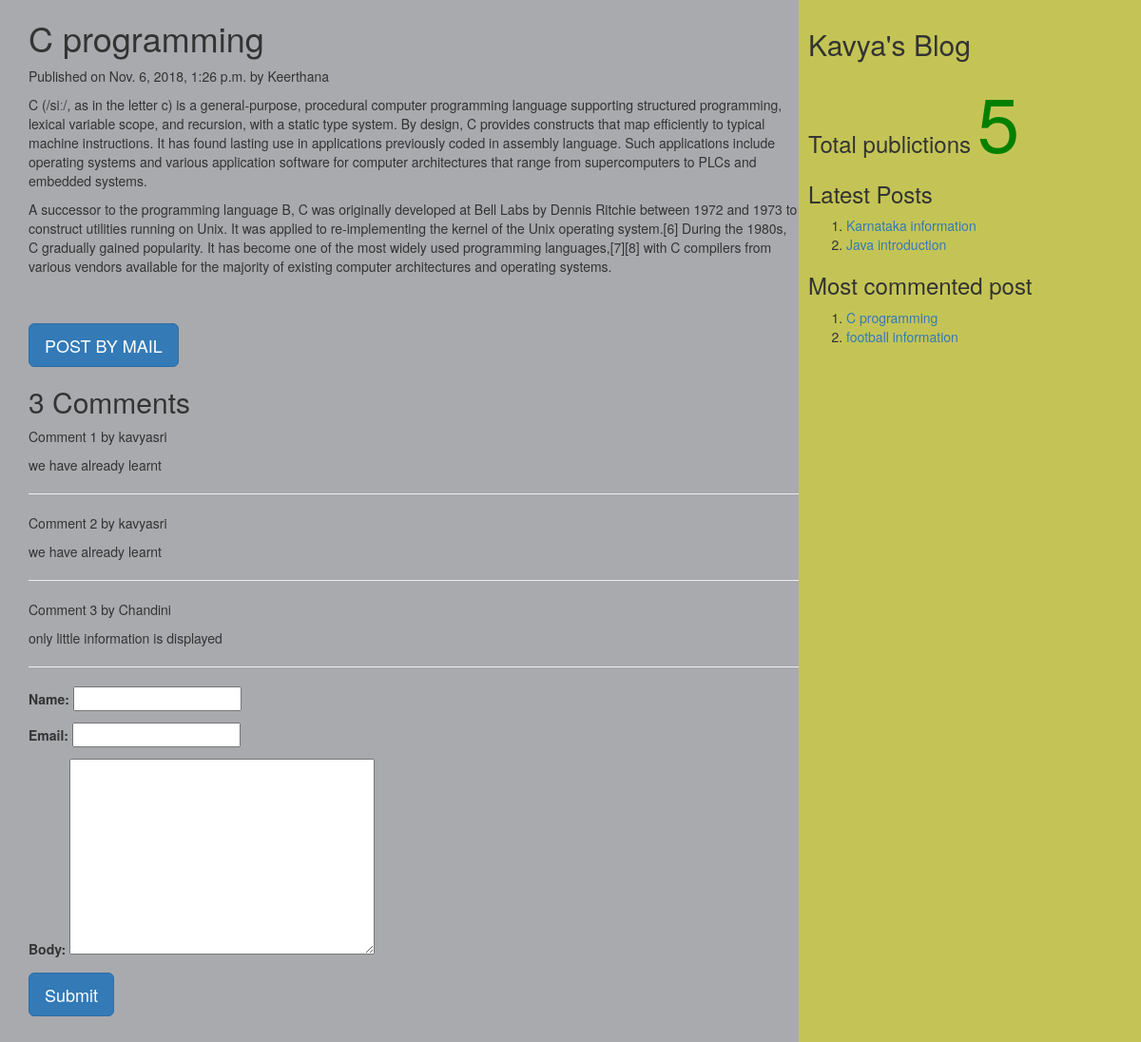
Page /2018/11/06/c-programming on the committed database.
### myApp/models.py (models this page shows, shortened)
class Post(models.Model):
    tags=TaggableManager()
    STATUS_CHOICES=(('draft','Draft'),('published','Published'))
    title=models.CharField(max_length=256)
    slug=models.SlugField(max_length=264,unique_for_date='publish')
    author=models.ForeignKey(User,related_name='blog_posts',on_delete=models.CASCADE)
    body=models.TextField()
    publish=models.DateTimeField(default=timezone.now)
    created=models.DateTimeField(auto_now_add=True)
    updated=models.DateTimeField(auto_now=True)
    status=models.CharField(max_length=10,choices=STATUS_CHOICES,default='draft')
    objects=CustomManager()
    class Meta:
        ordering=('-publish',)
    def get_absolute_url(self):
        return reverse('post_detail',args=[self.publish.year,self.publish.strftime('%m'),self.publish.strftime('%d'),self.slug])

class Comment(models.Model):
    post=models.ForeignKey(Post,related_name="comments",on_delete=models.CASCADE)
    name=models.CharField(max_length=50)
    email=models.EmailField()
    body=models.TextField()
    created=models.DateTimeField(auto_now_add=True)
    updated=models.DateTimeField(auto_now=True)
    active=models.BooleanField(default=True)
    class Meta:
        ordering=('created',)

### myApp/views.py (the view, shortened to what this page needs)
# urls.py: url(r'(?P<year>\d{4})/(?P<month>\d{2})/(?P<day>\d{2})/(?P<post>[-\w]+)',views.post_detail_view,name='post_detail'),
def post_detail_view(request,year,month,day,post):
    post=get_object_or_404(Post,slug=post,publish__year=year,publish__month=month,publish__day=day)
    comments=post.comments.filter(active=True)
    csubmit=False
    form=CommentForm()
    d={'post':post,'form':form,'csubmit':csubmit,'comments':comments}
    return render(request,'myApp/post_detail.html',d)

### myApp/forms.py
class CommentForm(forms.ModelForm):
    class Meta:
        model=Comment
        fields=('name','email','body')

### myApp/models.py (called while the page is built)
    def get_queryset(self):
        return super().get_queryset().filter(status='published')

### myApp/templatetags/mytags.py (called while the page is built)
@register.simple_tag
def total_posts():
    return Post.objects.count()

@register.inclusion_tag('myApp/latest_post.html')
def show_latest_posts(count=3):
    latest_posts=Post.objects.order_by('-publish')[:count]
    return {'latest_posts':latest_posts}

@register.simple_tag
def get_most_commented_posts(count=2):
    return Post.objects.annotate(total_comments=Count('comments')).order_by('-total_comments')[:count]

### templates/myApp/post_detail.html (shortened to what this page needs)
<html>
    {%extends 'myApp/parent.html'%}
        {%block content_block%}
        <h1>{{post.title}}</h1>
        <p>Published on {{post.publish}} by {{post.author|title}}</p>
        {{post.body|linebreaks}} <br><br>
        <a href="/{{post.id}}/share" class='btn btn-lg btn-primary'>POST BY MAIL</a>
        {%with comments.count as comments_count%}
        <h2>{{comments_count}} Comment{{comments_count|pluralize}}</h2>
        {%endwith%}
        {%if comments%}
         {%for c in comments%}
         <p>Comment {{forloop.counter}} by {{c.name}}</p>
        <div>{{c.body|linebreaks}}</div>
        <hr>
        {%endfor%}
        {%else%}
         <p style="color:blue;font-size:30px;font-style:bold;border-bottom:1px red solid;">There are no comments</p>
        {%endif%}
         {%if csubmit%}
         <h2>Thank you..Your comment has been added successfully!!</h2>
         {%else%}
         <form  method="post">
           {{form.as_p}}
           <input type="submit" class='btn btn-lg btn-primary' value="Submit">
         </form>
         {%endif%}
        {%endblock%}

### templates/myApp/parent.html (shortened to what this page needs)
<html>
{%load mytags%}
    <head>
        <link rel="stylesheet" href="https://maxcdn.bootstrapcdn.com/bootstrap/3.3.7/css/bootstrap.min.css">
    </head>
    <body>
        <div class="content" style="width:70%;float:left;background-color:a8aaad;height:300%;padding:0 0 0 30px">
              {%block content_block%}
              {%endblock%}
        </div>
        <div class="sidebar" style="width:30%;float:right;background-color:#c4c456;height:300%;padding:10px">
            <h2>Kavya's Blog</h2>
            <h3><h3>Total publictions
              <span style="color:green;font-size:80px">
              {%total_posts%}</span>
              <h3>Latest Posts</h3>
              {% show_latest_posts 2 %}
              <h3>Most commented post</h3>
              {%get_most_commented_posts as m%}
              <ol>
                {%for post in m%}
                <li><a href="{{post.get_absolute_url}}">{{post.title}}</a></li>
                {%endfor%}
              </ol>
            </h3>
        </div>
    </body>
</html>

### templates/myApp/latest_post.html
<!DOCTYPE html>
<html lang="en" dir="ltr">
  <body>
    <ol>
    {%for post in latest_posts%}
    <li><a href="{{post.get_absolute_url}}">{{post.title}}</a></li>
    {%endfor%}
    </ol>
  </body>
</html>

### rows in the picture
Post: title "C programming", publish "Nov. 6, 2018, 1:26 p.m.", author "Keerthana", body "C (/siː/, as in the letter c) is a general-purpose, procedural computer programming language supporting structured programming, lexical variable scope, and recursion, with a static type system. By design, C provides constructs that map efficiently to typical machine instructions. It has found lasting use in applications previously coded in assembly language. Such applications include operating systems and various application software for computer architectures that range from supercomputers to PLCs and embedded systems. A successor to the programming language B, C was originally developed at Bell Labs by Dennis Ritchie between 1972 and 1973 to construct utilities running on Unix. It was…"
Comment: name "kavyasri", body "we have already learnt"
Comment: name "kavyasri", body "we have already learnt"
Comment: name "Chandini", body "only little information is displayed"
Post: title "Karnataka information"
Post: title "Java introduction"
Post: title "football information"

### other values in the picture
{{ comments_count }} "3"
